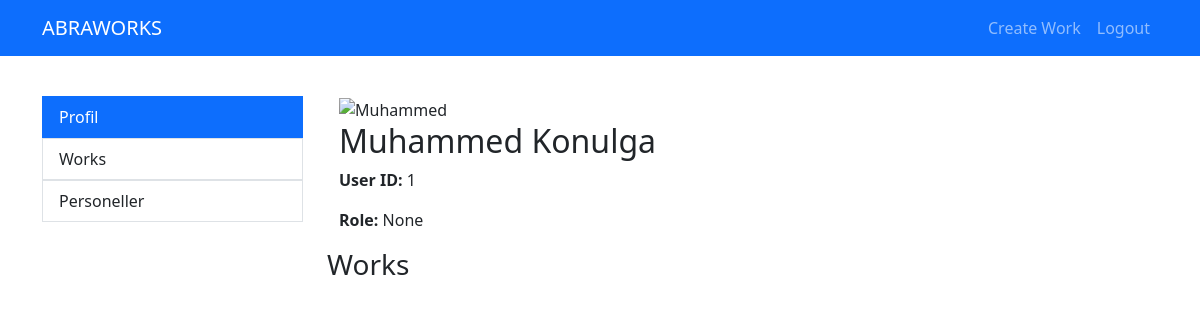
Page /api/auth/profile/ (signed in) on the earlier database version.
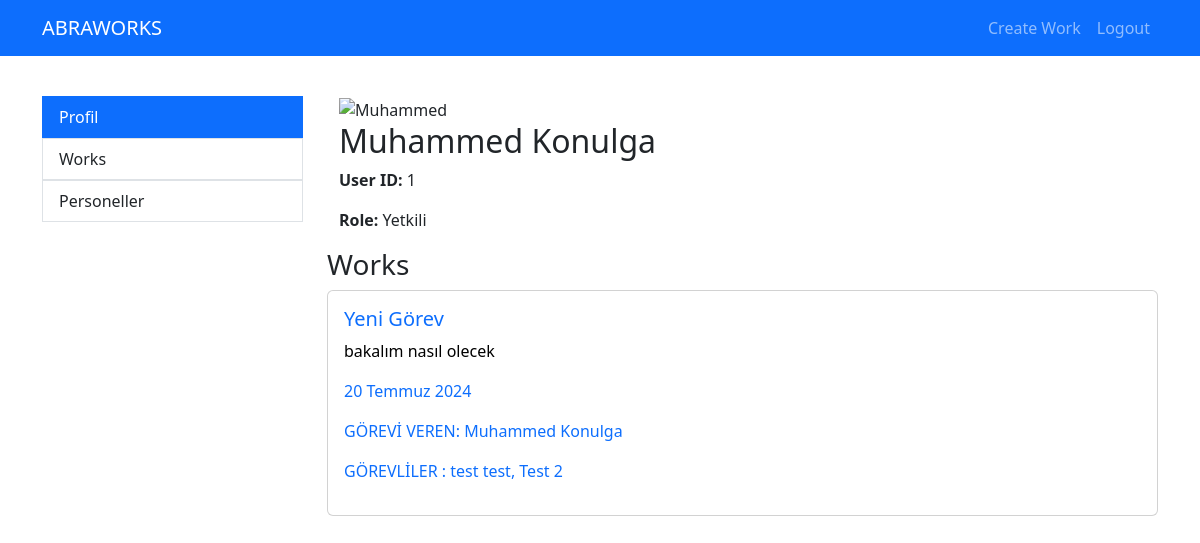
Same page on the later database version.
### members/models.py (models this page shows, shortened)
class CustomUser(AbstractUser):
    email = models.CharField(max_length=200, unique=True)
    role = models.ForeignKey(Role, on_delete=models.CASCADE, null=True, blank=True)
    username = models.CharField(max_length=50, unique=True)
    objects = CustomUserManager()
    first_name = models.CharField(max_length=30, blank=True)
    last_name = models.CharField(max_length=30, blank=True)
    is_active = models.BooleanField(default=True)
    is_staff = models.BooleanField(default=False)
    is_superuser = models.BooleanField(default=False)
    slug = models.SlugField(blank=True, unique=True, db_index=True, editable = False, null=True)
    USERNAME_FIELD = 'email'
    REQUIRED_FIELDS = ['username']
    def __str__(self):
        return self.first_name +" " + self.last_name

class Role(models.Model):
    roleName = models.CharField(max_length=50)
    authorizedOn = models.ManyToManyField('members.Role', null=True, blank=True)
    def __str__(self):
        return self.roleName

class Work(models.Model):
    name = models.CharField(max_length=200, unique=True)
    deadline = models.DateField()
    appointed = models.ManyToManyField('members.CustomUser', related_name='appointed_works')
    appointer = models.ForeignKey('members.CustomUser',  on_delete=models.CASCADE, related_name='appointer_works')
    status = models.ForeignKey("members.WorkStatus", on_delete=models.CASCADE, default=default_work_status)
    description = models.TextField()
    relatedWork = models.ForeignKey('members.Work',on_delete=models.CASCADE , null=True, blank=True)
    img = models.ImageField(upload_to='workimages')
    slug = models.SlugField(blank=True, unique=True, db_index=True, editable = False)

### members/views.py (the view)
# urls.py: path('profile/', views.profile, name='profile'),
def profile(request):
    context = {
        "works": Work.objects.all(),
    }
    return render(request, 'dynamic/profile.html', context)

### members/templates/dynamic/profile.html (shortened to what this page needs)
{% extends "app/base.html" %}
{% block content %}
{% if user.is_authenticated %}
<div class="container mt-3">
    <div class="row">
        {% include 'app/partials/_sidebar.html' %}
        <div class="col-9">
            {% include 'partials/_profileCard.html' %}
            <div class="other-info-card">
                <h3>Works</h3>
                {% include "partials/_showWorks.html" %}
            </div>
        </div>
        </div>
    </div>
{% endif %}
{% endblock %}

### members/templates/partials/_profileCard.html
<div class="container">
    <div class="profile">
        <div class="profile-card">
            <img src="student-photo.jpg" alt= {{user}} >
            <h2> {{user}} </h2>
            <p><strong>User ID:</strong> {{user.id}} </p>
            <p><strong>Role:</strong> {{user.role}} </p>
        </div>
    </div>
</div>

### members/templates/partials/_workCard.html
<div class="card w-100 mb-3">
  <a href = {% url 'work' work.slug %} style="text-decoration:none; color:black;">
    <div class="card-body">
      <h5 class="card-title text-primary">
         {{work.name}}
      </h5>
      <p class="card-text"> {{work.description}} </p>
      <p class="text-primary", style="padding-left:max;"> {{work.deadline}} </p>
      <p class="text-primary", style="padding-left:max;"> GÖREVİ VEREN: {{work.appointer}} </p>
      <p class="text-primary", style="padding-left:max;"> GÖREVLİLER :
        {% for user in work.appointed.all %}
          {{ user }}{% if not forloop.last %}, {% endif %}
        {% endfor %} </p>
    </div>
  </a>
  </div>

Differences in the rows shown:
changed CustomUser "Muhammed Konulga": role "None" → "Yetkili"
added Work: name "Yeni Görev", description "bakalım nasıl olecek", deadline "20 Temmuz 2024", appointer "Muhammed Konulga"
added CustomUser: first_name+last_name "test test"
added CustomUser: first_name+last_name "Test 2"
